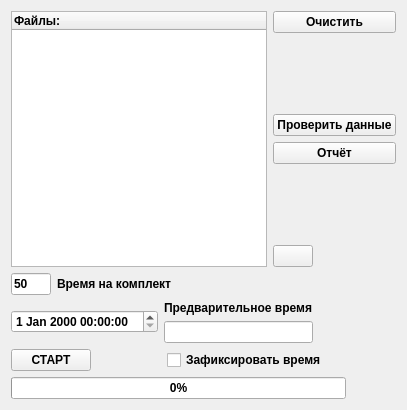
<?xml version="1.0" encoding="UTF-8"?>
<ui version="4.0">
 <class>TimerPemiWidget</class>
 <widget class="QWidget" name="TimerPemiWidget">
  <property name="geometry">
   <rect>
    <x>0</x>
    <y>0</y>
    <width>407</width>
    <height>410</height>
   </rect>
  </property>
  <property name="sizePolicy">
   <sizepolicy hsizetype="Fixed" vsizetype="Fixed">
    <horstretch>0</horstretch>
    <verstretch>0</verstretch>
   </sizepolicy>
  </property>
  <property name="baseSize">
   <size>
    <width>0</width>
    <height>0</height>
   </size>
  </property>
  <property name="font">
   <font>
    <weight>75</weight>
    <bold>true</bold>
   </font>
  </property>
  <property name="windowTitle">
   <string>Таймер ПЭМИ</string>
  </property>
  <layout class="QGridLayout" name="gridLayout">
   <item row="0" column="0">
    <layout class="QVBoxLayout" name="verticalLayout_3">
     <item>
      <layout class="QHBoxLayout" name="horizontalLayout_4">
       <item>
        <widget class="QTreeWidget" name="m_loadSets_tw">
         <column>
          <property name="text">
           <string>Файлы:</string>
          </property>
         </column>
        </widget>
       </item>
       <item>
        <layout class="QVBoxLayout" name="verticalLayout_2">
         <item>
          <widget class="QPushButton" name="m_clear_pb">
           <property name="text">
            <string>Очистить</string>
           </property>
          </widget>
         </item>
         <item>
          <spacer name="verticalSpacer">
           <property name="orientation">
            <enum>Qt::Vertical</enum>
           </property>
           <property name="sizeHint" stdset="0">
            <size>
             <width>20</width>
             <height>40</height>
            </size>
           </property>
          </spacer>
         </item>
         <item>
          <widget class="QPushButton" name="m_startCheckData_pb">
           <property name="text">
            <string>Проверить данные</string>
           </property>
          </widget>
         </item>
         <item>
          <widget class="QPushButton" name="m_reportCheck_pb">
           <property name="text">
            <string>Отчёт</string>
           </property>
          </widget>
         </item>
         <item>
          <spacer name="verticalSpacer_2">
           <property name="orientation">
            <enum>Qt::Vertical</enum>
           </property>
           <property name="sizeHint" stdset="0">
            <size>
             <width>20</width>
             <height>40</height>
            </size>
           </property>
          </spacer>
         </item>
         <item>
          <layout class="QHBoxLayout" name="horizontalLayout_5">
           <item>
            <widget class="QPushButton" name="m_back_pb">
             <property name="text">
              <string/>
             </property>
             <property name="icon">
              <iconset resource="../path.qrc">
               <normaloff>:/image/button_back.png</normaloff>:/image/button_back.png</iconset>
             </property>
             <property name="iconSize">
              <size>
               <width>60</width>
               <height>60</height>
              </size>
             </property>
            </widget>
           </item>
           <item>
            <spacer name="horizontalSpacer">
             <property name="orientation">
              <enum>Qt::Horizontal</enum>
             </property>
             <property name="sizeHint" stdset="0">
              <size>
               <width>40</width>
               <height>20</height>
              </size>
             </property>
            </spacer>
           </item>
          </layout>
         </item>
        </layout>
       </item>
      </layout>
     </item>
     <item>
      <layout class="QHBoxLayout" name="horizontalLayout_2">
       <item>
        <widget class="QLineEdit" name="m_timeSet_le">
         <property name="maximumSize">
          <size>
           <width>40</width>
           <height>16777215</height>
          </size>
         </property>
         <property name="text">
          <string>50</string>
         </property>
        </widget>
       </item>
       <item>
        <widget class="QLabel" name="labelTimeComplect">
         <property name="text">
          <string>Время на комплект</string>
         </property>
        </widget>
       </item>
       <item>
        <spacer name="horizontalSpacer_5">
         <property name="orientation">
          <enum>Qt::Horizontal</enum>
         </property>
         <property name="sizeHint" stdset="0">
          <size>
           <width>40</width>
           <height>20</height>
          </size>
         </property>
        </spacer>
       </item>
      </layout>
     </item>
     <item>
      <layout class="QHBoxLayout" name="horizontalLayout">
       <item>
        <widget class="QDateTimeEdit" name="m_editTime_dte"/>
       </item>
       <item>
        <layout class="QVBoxLayout" name="verticalLayout">
         <item>
          <widget class="QLabel" name="labelPreliminarilyTime">
           <property name="text">
            <string>Предварительное время</string>
           </property>
          </widget>
         </item>
         <item>
          <widget class="QLineEdit" name="m_previewTime_le">
           <property name="sizePolicy">
            <sizepolicy hsizetype="Expanding" vsizetype="Fixed">
             <horstretch>0</horstretch>
             <verstretch>0</verstretch>
            </sizepolicy>
           </property>
           <property name="maximumSize">
            <size>
             <width>150</width>
             <height>16777215</height>
            </size>
           </property>
          </widget>
         </item>
        </layout>
       </item>
       <item>
        <spacer name="horizontalSpacer_6">
         <property name="orientation">
          <enum>Qt::Horizontal</enum>
         </property>
         <property name="sizeType">
          <enum>QSizePolicy::Expanding</enum>
         </property>
         <property name="sizeHint" stdset="0">
          <size>
           <width>40</width>
           <height>20</height>
          </size>
         </property>
        </spacer>
       </item>
      </layout>
     </item>
     <item>
      <layout class="QHBoxLayout" name="horizontalLayout_3">
       <item>
        <widget class="QPushButton" name="m_start_pb">
         <property name="text">
          <string>СТАРТ</string>
         </property>
        </widget>
       </item>
       <item>
        <spacer name="horizontalSpacer_3">
         <property name="orientation">
          <enum>Qt::Horizontal</enum>
         </property>
         <property name="sizeHint" stdset="0">
          <size>
           <width>40</width>
           <height>20</height>
          </size>
         </property>
        </spacer>
       </item>
       <item>
        <widget class="QCheckBox" name="m_fixedTime_ckb">
         <property name="text">
          <string>Зафиксировать время</string>
         </property>
        </widget>
       </item>
       <item>
        <spacer name="horizontalSpacer_4">
         <property name="orientation">
          <enum>Qt::Horizontal</enum>
         </property>
         <property name="sizeHint" stdset="0">
          <size>
           <width>40</width>
           <height>20</height>
          </size>
         </property>
        </spacer>
       </item>
      </layout>
     </item>
     <item>
      <layout class="QHBoxLayout" name="horizontalLayout_6">
       <item>
        <widget class="QProgressBar" name="m_status_prb">
         <property name="enabled">
          <bool>true</bool>
         </property>
         <property name="sizePolicy">
          <sizepolicy hsizetype="MinimumExpanding" vsizetype="Preferred">
           <horstretch>0</horstretch>
           <verstretch>0</verstretch>
          </sizepolicy>
         </property>
         <property name="value">
          <number>0</number>
         </property>
        </widget>
       </item>
       <item>
        <spacer name="horizontalSpacer_2">
         <property name="orientation">
          <enum>Qt::Horizontal</enum>
         </property>
         <property name="sizeType">
          <enum>QSizePolicy::Preferred</enum>
         </property>
         <property name="sizeHint" stdset="0">
          <size>
           <width>50</width>
           <height>20</height>
          </size>
         </property>
        </spacer>
       </item>
      </layout>
     </item>
    </layout>
   </item>
  </layout>
 </widget>
 <resources>
  <include location="../path.qrc"/>
 </resources>
 <connections/>
</ui>
